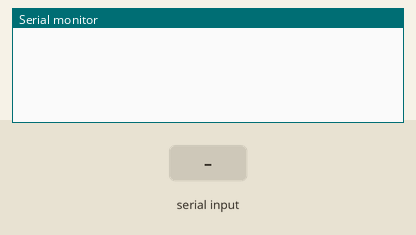
Simulated run of this sketch. Board: Arduino Uno, built with avr-gcc and run on an emulated ATmega328P. Parts: the last lines printed to the serial monitor. The test bench sets the inputs (shaded band).

Above: at 1.2 s.
1.3 s: "1" received over the second serial link
At 2.5 s:
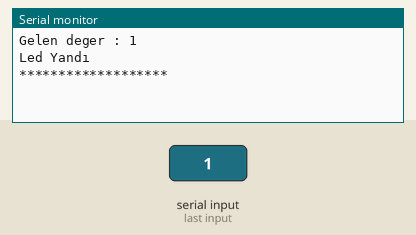
2.8 s: "2" received over the second serial link
At 3.9 s:
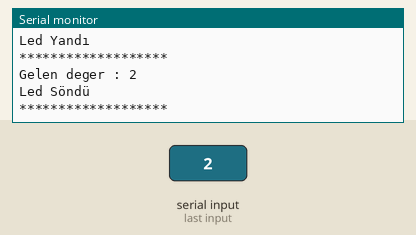
4.3 s: "0" received over the second serial link
At 5.1 s:
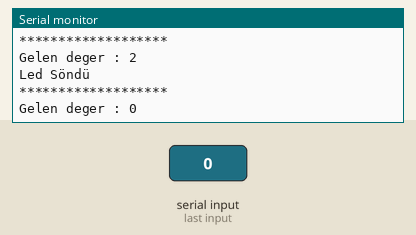

Measured:
- after the input at 1.3 s, the serial monitor: prints a new line at once (image 1)
- after the input at 2.8 s, the serial monitor: prints a new line at once (image 2)
- after the input at 4.3 s, the serial monitor: prints a new line at once (image 3)

The sketch:

BluetoothSensorKullanim.ino
```cpp
#include <SoftwareSerial.h> // Hc-06 Bluetooth Modülü kütüphanesi tanımladık.
SoftwareSerial hc06(3,2); // Hc-06 Bluetooth Modülü kütüphanesinde rxd ve txd pinlerini tanımladık.
int kirmizi=11;

void setup(){
  Serial.begin(9600); //Serial haberleşmeyi aktif hale getirdik.
  hc06.begin(9600);  // Hc-06 Bluetooth Modülü serial haberleşmesini aktif hale getirdik.
}
void loop(){
  if (hc06.available()){
    char deger =hc06.read(); // Deger degişkenine bluetooth gelen veri tanımlandı.
    Serial.print("Gelen deger : ");
    Serial.println(deger);
    if(deger=='1'){ //deger eger 1 ise krımızı ısık yanacak.
      digitalWrite(kirmizi, HIGH);
      Serial.println("Led Yandı ");
      Serial.println("*******************");
    }
    if(deger=='2'){
      digitalWrite (kirmizi,LOW);
      Serial.println("Led Söndü");
      Serial.println("*******************");
    }

  }
}
```
